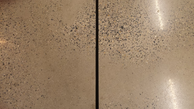
%> input picture 497 Deep Learning & Computer Vision/Lab 2/center.bmp, 194 x 109 px, shrunk from 806 x 454 before the run
$ octave Lab2.m   (GNU Octave 9; MATLAB toolbox functions it lacks are replaced by stand-ins)
%> lines starting %> are read from the running program, lines starting %| are printed output that depends on the picture; in (x1, y1, x2, y2) boxes, pixels count from 0 and x2, y2 are one past the last pixel; in counts of white or black regions, pixels touching at a corner belong together; the program's own positions count from 1
%{
Andrew Kozempel
CMPSC 497
Fall 2023
LAB #2: Line Detection using Computer Vision
%}

%
% PART 1
%

fprintf('\nPart 1\n');

% load images
images = {'center.bmp', 'left.bmp', 'right.bmp'};

% loop through images
for i = 1:length(images)

    % load original image
    RGB = imread(images{i});
%> RGB is the input picture: size 109x194x3 uint8; mean R, G, B 154.2, 130.2, 104.7
    figure, imshow(RGB);

    % convert to grayscale
    gray = rgb2gray(RGB);
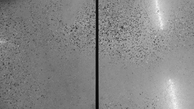
%> gray: size 109x194 uint8; min 4, max 243, mean 134.5

    % get rid of "salt and pepper"
    filtered = medfilt2(gray, [15 15]);

    % create binary image
    bw = ~im2bw(filtered, 100/255);
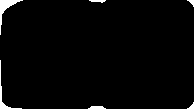
%> bw: size 109x194 logical; 2% white; 6 white regions, box (x1, y1, x2, y2) and area: (0, 0, 23, 35) 182, (0, 60, 22, 109) 117, (88, 106, 106, 109) 44, (89, 0, 106, 3) 33, (187, 0, 194, 7) 23, (187, 102, 194, 109) 23
    figure, imshow(bw);

    % set regions: left (40%), center (20%), right (40%)
    [rows, cols] = size(bw);
%> rows = 109; cols = 194
    left_region = bw(:, 1:floor(2*cols/5));
%> left_region: size 109x77 logical; 3.6% white; 2 white regions, box (x1, y1, x2, y2) and area: (0, 0, 23, 35) 182, (0, 60, 22, 109) 117
    center_region = bw(:, floor(2*cols/5)+1:floor(3*cols/5));
%> center_region: size 109x39 logical; 1.8% white; 2 white regions, box (x1, y1, x2, y2) and area: (11, 106, 29, 109) 44, (12, 0, 29, 3) 33
    right_region = bw(:, floor(3*cols/5)+1:end);
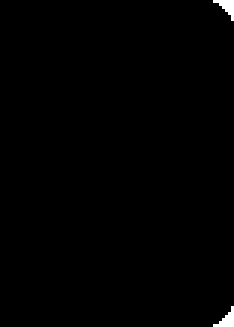
%> right_region: size 109x78 logical (shown 3 times larger); 0.54% white; 2 white regions, box (x1, y1, x2, y2) and area: (71, 0, 78, 7) 23, (71, 102, 78, 109) 23

    % calculate sum of regions
    left_sum = sum(left_region(:));
%> left_sum = 299
    center_sum = sum(center_region(:));
%> center_sum = 77
    right_sum = sum(right_region(:));
%> right_sum = 46

    % print totals
    fprintf('\nLeft Sum: %d, Center Sum: %d, Right Sum: %d\n', left_sum, center_sum, right_sum);
%| Left Sum: 299, Center Sum: 77, Right Sum: 46

    % determine which region the line is in and give command
    if center_sum > left_sum && center_sum > right_sum
        direction = 'Go Straight';
    elseif left_sum > center_sum && left_sum > right_sum
        direction = 'Turn Left';
    else
        direction = 'Turn Right';
    end

    % print direction
    fprintf('%s: %s\n', images{i}, direction);
end
%> pass 2 of the loop `for i = 1:length(images)`:
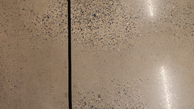
%> input picture 497 Deep Learning & Computer Vision/Lab 2/left.bmp, 194 x 109 px, shrunk from 808 x 454 before the run
%> RGB is the input picture: size 109x194x3 uint8; mean R, G, B 151.7, 131.6, 111.4
%> left_region: size 109x77 logical; 3.1% white; 4 white regions, box (x1, y1, x2, y2) and area: (0, 67, 24, 109) 117, (0, 0, 10, 31) 55, (59, 0, 77, 3) 46, (62, 106, 77, 109) 42
%> left_sum = 260
%> `center_sum = sum(center_region(:));`: center_sum = 25
%| Left Sum: 260, Center Sum: 25, Right Sum: 46
%> pass 3 of the loop `for i = 1:length(images)`:
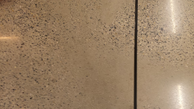
%> input picture 497 Deep Learning & Computer Vision/Lab 2/right.bmp, 194 x 109 px, shrunk from 808 x 454 before the run
%> RGB is the input picture: size 109x194x3 uint8; mean R, G, B 154.3, 129, 101.4
%> left_region: size 109x77 logical; 2.5% white; 5 white regions (2 under 20 px), largest, box (x1, y1, x2, y2) and area: (0, 0, 44, 27) 140, (0, 102, 25, 109) 46, (0, 73, 1, 94) 21
%> right_region: size 109x78 logical; 1.2% white; 4 white regions, box (x1, y1, x2, y2) and area: (12, 0, 29, 2) 30, (11, 107, 28, 109) 30, (71, 0, 78, 7) 23, (71, 102, 78, 109) 23
%> left_sum = 211
%> `center_sum = sum(center_region(:));`: center_sum = 0
%> right_sum = 106
%| Left Sum: 211, Center Sum: 0, Right Sum: 106


%
% PART 2
%

fprintf('\nPart 2\n');

new_images = {'farleft.jpg', 'slightleft.jpg', 'center.jpg', 'slightright.jpg', 'farright.jpg', };

% loop through images
for i = 1:length(new_images)

    % load original image
    RGB = imread(new_images{i});
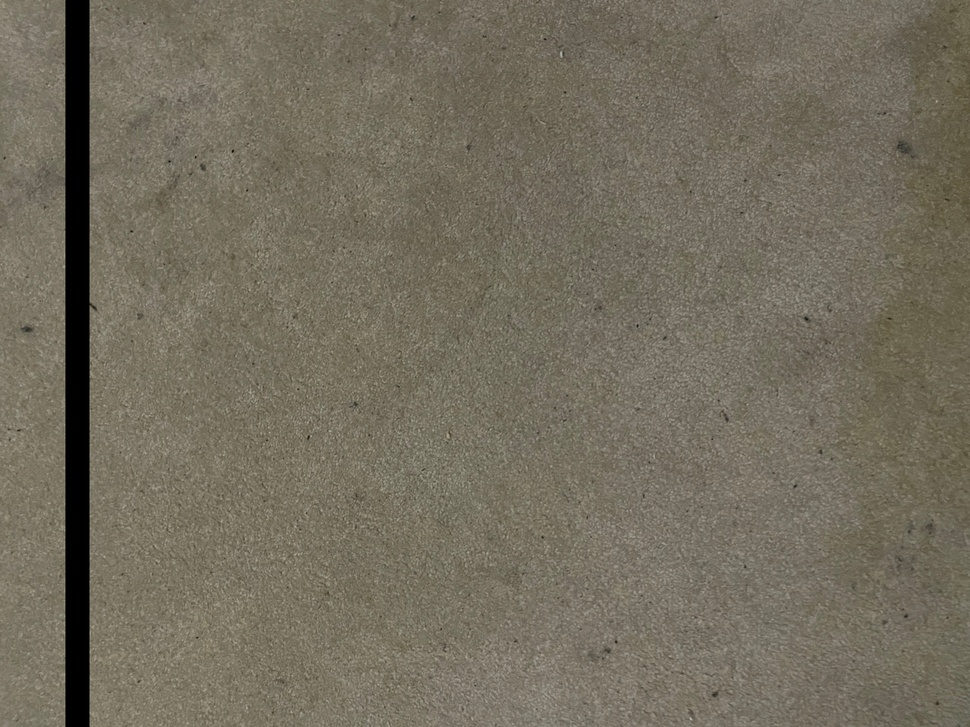
%> input picture 497 Deep Learning & Computer Vision/Lab 2/farleft.JPG, 970 x 727 px, shrunk from 4032 x 3024 before the run
%> RGB is the input picture: size 727x970x3 uint8; mean R, G, B 115.4, 109.2, 94.1
    figure, imshow(RGB);

    % convert to grayscale
    gray = rgb2gray(RGB);
%> gray: size 727x970 uint8

    % get rid of "salt and pepper"
    filtered = medfilt2(gray, [15 15]);
%> filtered: size 727x970 uint8

    % create binary image ( less than 90 = 0(black))
    bw = ~im2bw(filtered, 90/255);
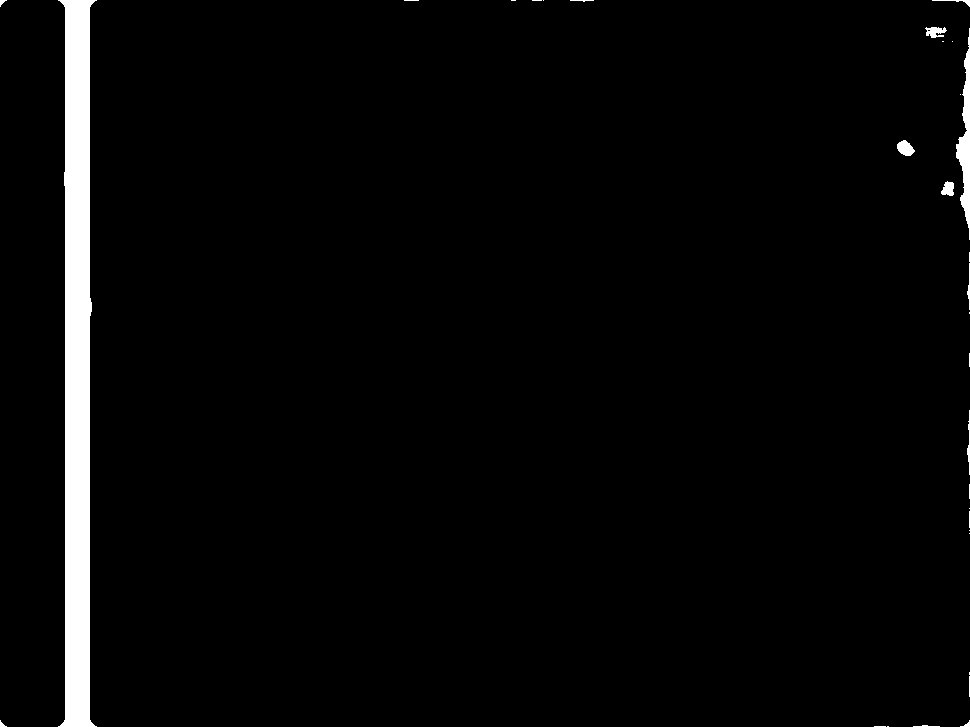
%> bw: size 727x970 logical; 2.9% white; 32 white regions (18 under 20 px), largest, box (x1, y1, x2, y2) and area: (58, 0, 97, 727) 18309, (956, 28, 970, 240) 1278, (897, 140, 915, 156) 194
    figure, imshow(bw);

    % set regions: 20% each
    [rows, cols] = size(bw);
%> rows = 727; cols = 970
    farleft_region = bw(:, 1:floor(cols/5));
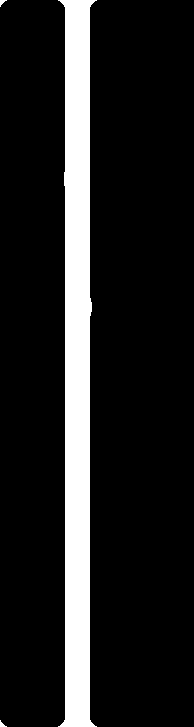
%> farleft_region: size 727x194 logical; 13% white; 3 white regions, box (x1, y1, x2, y2) and area: (58, 0, 97, 727) 18309, (0, 0, 7, 7) 23, (0, 720, 7, 727) 23
    slightleft_region = bw(:, floor(cols/5)+1:floor(2*cols/5));
%> slightleft_region: size 727x194 logical; every value is 0
    center_region = bw(:, floor(2*cols/5)+1:floor(3*cols/5));
%> center_region: size 727x194 logical; 0.03% white in thin lines or dots, all inside (x1, y1, x2, y2) = (16, 0, 194, 1)
    slightright_region = bw(:, floor(3*cols/5)+1:floor(4*cols/5));
%> slightright_region: size 727x194 logical; 0.01% white in thin lines or dots, all inside (x1, y1, x2, y2) = (0, 0, 12, 2)
    farright_region = bw(:, floor(4*cols/5)+1:end);
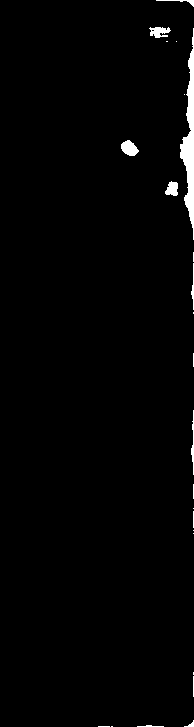
%> farright_region: size 727x194 logical; 1.5% white; 24 white regions (14 under 20 px), largest, box (x1, y1, x2, y2) and area: (180, 28, 194, 240) 1278, (121, 140, 139, 156) 194, (149, 27, 171, 38) 159

    % calculate sum of regions
    farleft_sum = sum(farleft_region(:));
%> farleft_sum = 18355
    slightleft_sum = sum(slightleft_region(:));
%> slightleft_sum = 0
    center_sum = sum(center_region(:));
%> center_sum = 43
    slightright_sum = sum(slightright_region(:));
%> slightright_sum = 14
    farright_sum = sum(farright_region(:));
%> farright_sum = 2162

    % print totals
    fprintf(['\nFar Left Sum: %d, Slight Left Sum: %d, Center Sum: %d, ' ...
        'Slight Right Sum: %d, Far Right Sum: %d\n'], farleft_sum, ...
        slightleft_sum, center_sum, slightright_sum, farright_sum);
%| Far Left Sum: 18355, Slight Left Sum: 0, Center Sum: 43, Slight Right Sum: 14, Far Right Sum: 2162

    % find which is greatest
    sums = [farleft_sum, slightleft_sum, center_sum, slightright_sum, farright_sum];
%> sums = [18355 0 43 14 2162]
    max_sum = max(sums);
%> max_sum = 18355

    % give direction
    if max_sum ==  farleft_sum
        direction = 'Turn Hard Left';
    elseif max_sum == slightleft_sum
        direction = 'Turn Slight Left';
    elseif max_sum == center_sum
        direction = 'Go Straight';
    elseif max_sum == slightright_sum
        direction = 'Turn Slight Right';
    elseif max_sum == farright_sum
        direction = 'Turn Hard Right';
    end

    % print direction
    fprintf('%s: %s\n', new_images{i}, direction);
end
%> pass 2 of the loop `for i = 1:length(new_images)`:
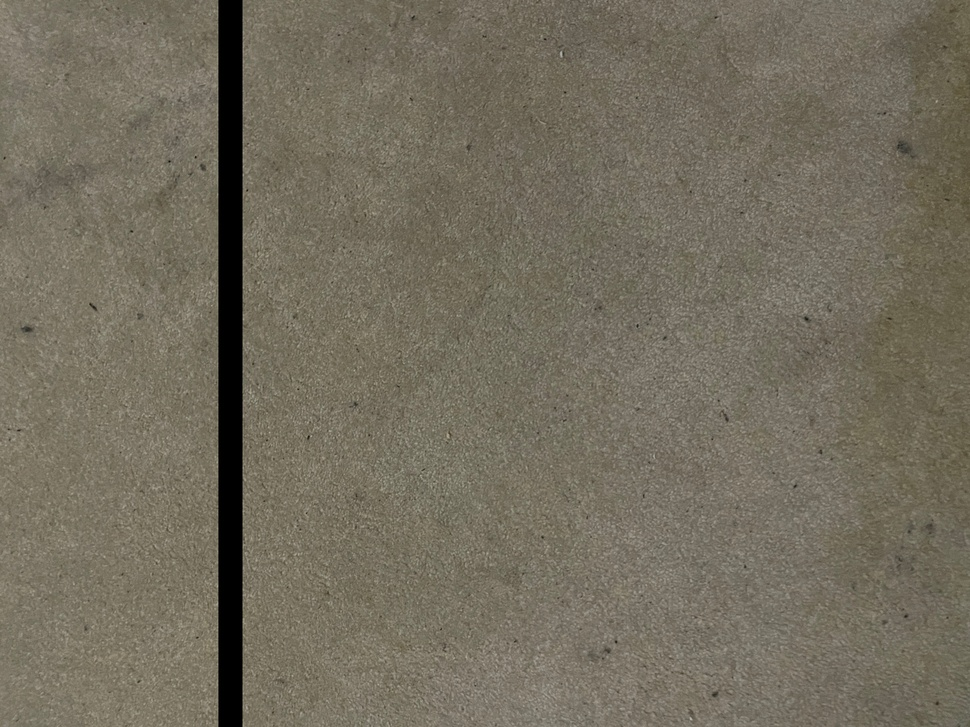
%> input picture 497 Deep Learning & Computer Vision/Lab 2/slightleft.JPG, 970 x 727 px, shrunk from 4032 x 3024 before the run
%> RGB is the input picture: size 727x970x3 uint8; mean R, G, B 115.4, 109.2, 94.1
%> farleft_region: size 727x194 logical; 0.03% white; 2 white regions, box (x1, y1, x2, y2) and area: (0, 0, 7, 7) 23, (0, 720, 7, 727) 23
%> `slightleft_region = bw(:, floor(cols/5)+1:floor(2*cols/5));`:
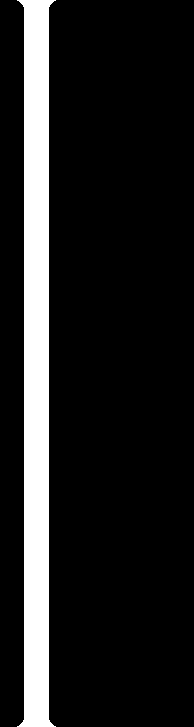
%> slightleft_region: size 727x194 logical; 13% white; 1 white region, box (x1, y1, x2, y2) and area: (17, 0, 56, 727) 18267
%> farleft_sum = 46
%> slightleft_sum = 18267
%| Far Left Sum: 46, Slight Left Sum: 18267, Center Sum: 43, Slight Right Sum: 14, Far Right Sum: 2162
%> sums = [46 18267 43 14 2162]
%> max_sum = 18267
%> pass 3 of the loop `for i = 1:length(new_images)`:
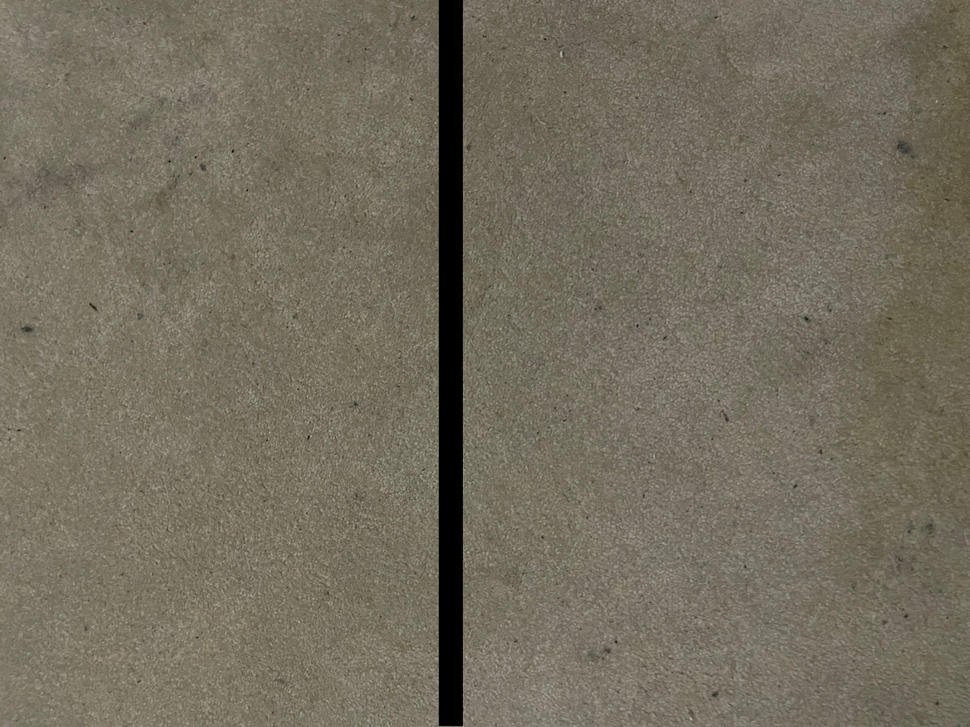
%> input picture 497 Deep Learning & Computer Vision/Lab 2/center.JPG, 970 x 727 px, shrunk from 4032 x 3024 before the run
%> RGB is the input picture: size 727x970x3 uint8; mean R, G, B 115.5, 109.3, 94.2
%> `center_region = bw(:, floor(2*cols/5)+1:floor(3*cols/5));`:
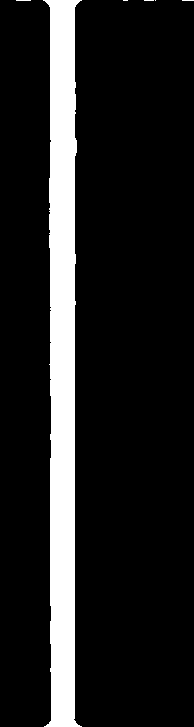
%> center_region: size 727x194 logical; 13% white; 6 white regions (5 under 20 px), largest, box (x1, y1, x2, y2) and area: (43, 0, 82, 727) 18232
%> slightleft_sum = 0
%> `center_sum = sum(center_region(:));`: center_sum = 18275
%| Far Left Sum: 46, Slight Left Sum: 0, Center Sum: 18275, Slight Right Sum: 14, Far Right Sum: 2162
%> sums = [46 0 18275 14 2162]
%> max_sum = 18275
%> (the run ends here)
